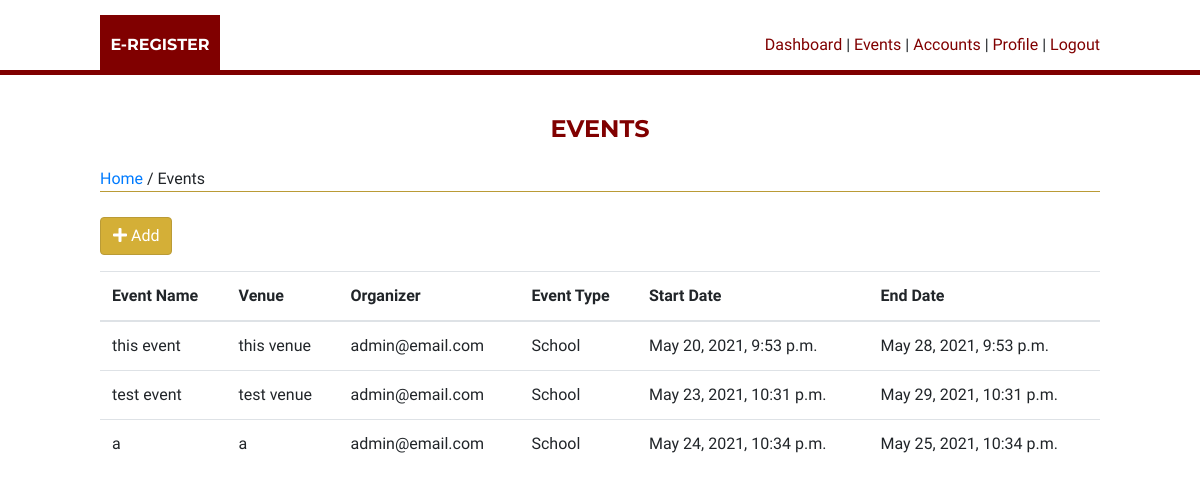
/ (signed in), run on an earlier commit of the app's database.
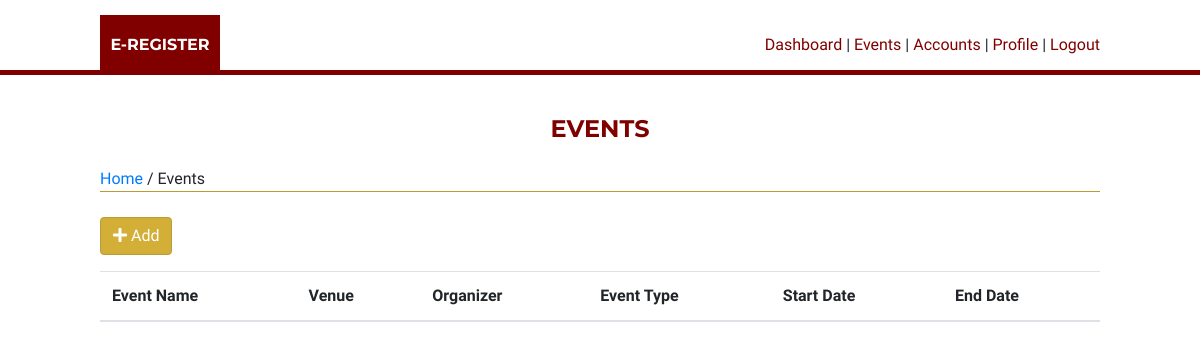
And on a later commit of the database.
### events/models.py (models this page shows)
class Event(models.Model):
    name = models.CharField(max_length=100)
    venue = models.CharField(max_length=100)
    organizer = models.ForeignKey('accounts.user', on_delete=models.DO_NOTHING)
    event_type = models.ForeignKey('events.EventType', on_delete=models.CASCADE, null=False, blank=False)
    start_date = models.DateTimeField(null=False, blank=False)
    end_date = models.DateTimeField(null=False, blank=False)
    date_created = models.DateTimeField(auto_now_add=True)

class EventType(models.Model):
    name = models.CharField(max_length=100)
    date_created = models.DateTimeField(auto_now_add=True)
    def __str__(self):
        return self.name

### accounts/models.py (models this page shows, shortened)
class User(AbstractBaseUser, PermissionsMixin):
    first_name = models.CharField(max_length=50)
    middle_name = models.CharField(max_length=50)
    last_name = models.CharField(max_length=50)
    email = models.EmailField(max_length=30, unique=True)
    contact_no = models.CharField(max_length=20, blank=True)
    role = models.ForeignKey(UserRole, on_delete=models.CASCADE, null=True, default=None, blank=True)
    qr_code = models.ImageField(upload_to='qr_code', null=True)
    qr_id = models.CharField(max_length=50)
    is_admin = models.BooleanField(default=False)
    is_staff = models.BooleanField(default=False)
    is_superuser = models.BooleanField(default=False)
    objects = UserManager()
    USERNAME_FIELD = 'email'
    REQUIRED_FIELDS = []

### events/views.py (the view, shortened to what this page needs)
# urls.py: path('', views.Home.as_view(), name='events-home'),
class Home(View):
    name = 'events/index.html'
    @method_decorator(login_required)
    def get(self, request):
        context = {
            'events': Event.objects.all(),
            'eventTypes': EventType.objects.all(),
        }
        return render(request, self.name, context)

### events/templates/events/index.html (shortened to what this page needs)
{% extends 'events/base.html' %}
{% block content %}
    <div class="wrapper">
        <h4 class="page-title">EVENTS</h4>
        <div class="breadcrumbs"> {% if user.role.pk == 1 %}<a href="{% url 'accounts-dashboard' %}">{% else %}<a href="{% url 'events-home' %}">{% endif %}Home</a> / Events</div>
        {% if user.role.pk == 1 %}
        <a href="#" class="btn btn-primary" data-toggle="modal" data-target="#add-modal"><i class="fas fa-plus"></i> Add</a>
        {% endif %}
        <table id="tbl-event" class="table stripe">
            <thead>
                <tr>
                    <th>Event Name</th>
                    <th>Venue</th>
                    <th>Organizer</th>
                    <th>Event Type</th>
                    <th>Start Date</th>
                    <th>End Date</th>
                </tr>
            </thead>
            <tbody>
            {% for event in events %}
                <tr>
                    <td>{{ event.name }}</td>
                    <td>{{ event.venue }}</td>
                    <td>{{ event.organizer }}</td>
                    <td>{{ event.event_type }}</td>
                    <td>{{ event.start_date }}</td>
                    <td>{{ event.end_date }}</td>
                </tr>
            {% endfor %}
            </tbody>
        </table>
    </div>
{% endblock %}

What changed in the data, as far as the page shows it:
removed Event: name "this event", venue "this venue", organizer "admin@email.com", event_type "School", start_date "May 20, 2021, 9:53 p.m.", end_date "May 28, 2021, 9:53 p.m."
removed Event: name "test event", venue "test venue", organizer "admin@email.com", event_type "School", start_date "May 23, 2021, 10:31 p.m.", end_date "May 29, 2021, 10:31 p.m."
removed Event: name "a", venue "a", organizer "admin@email.com", event_type "School", start_date "May 24, 2021, 10:34 p.m.", end_date "May 25, 2021, 10:34 p.m."
